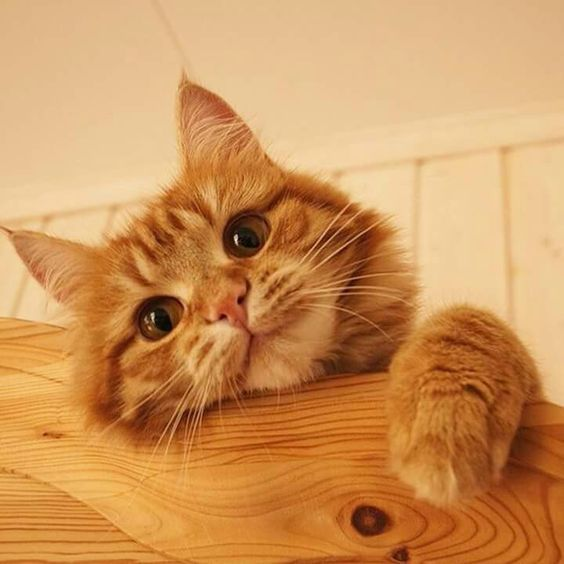
#> input picture practical/images/cat.jpg, 564 x 564 px
$ python threshold.py
#> lines starting #> are read from the running program, lines starting #| are printed output that depends on the picture; after the words box and inside, x2 and y2 are one past the last pixel; in counts of white or black regions, pixels touching at a corner belong together
import cv2
import numpy as np

img=cv2.imread("images/cat.jpg",0)
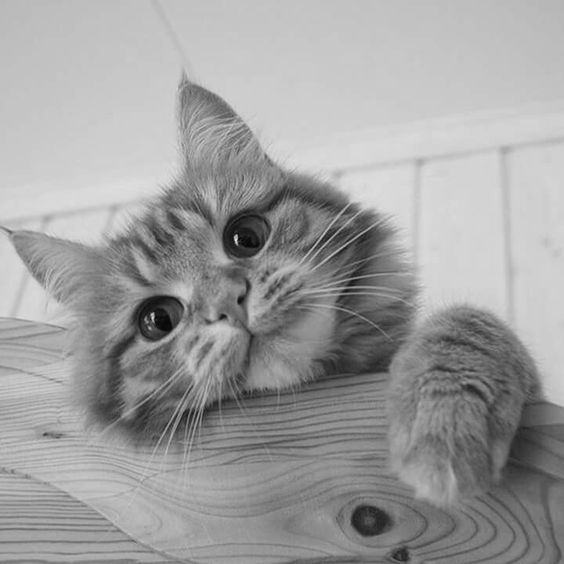
#> img: shape (564, 564); min 2, max 232, mean 158.6

height,width=img.shape
#> height = 564; width = 564

minval=np.min(img)
#> minval = 2
maxval=np.max(img)
#> maxval = 232

t=0.6*(minval+maxval)
#> t = 140.4

thresholded=np.zeros(shape=(height,width),dtype=np.uint8)

for i in range(height):
    for j in range(width):
        if img[i,j]>t:
            thresholded[i,j]=255
        else:
            thresholded[i,j]=0
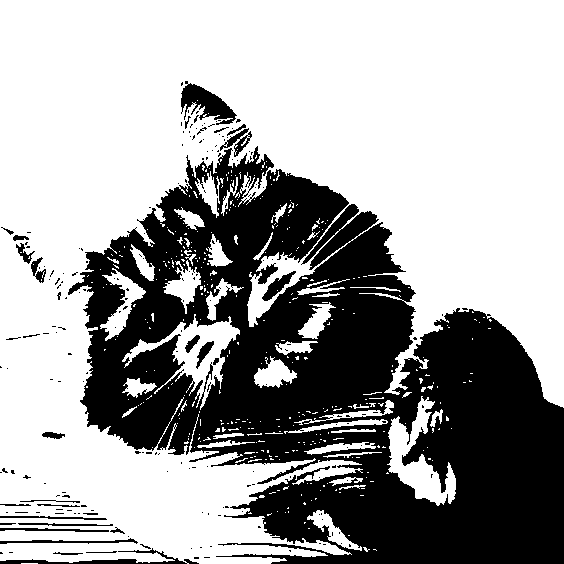
#> thresholded: shape (564, 564); 64.1% white; 214 black regions (184 under 20 px), largest, box (x1, y1, x2, y2) and area: (68, 146, 564, 564) 108548, (181, 81, 237, 125) 1149, (0, 548, 199, 564) 735

cv2.imshow("Original",img)

cv2.imshow("Thresholded",thresholded)

cv2.waitKey(0)

cv2.destroyAllWindows()

$ run again, with practical/images/rainbow.jpg copied over practical/images/cat.jpg
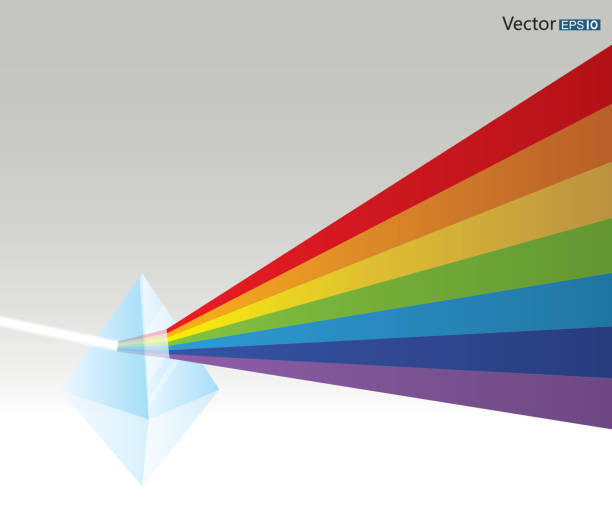
#> input picture practical/images/rainbow.jpg, 612 x 515 px
#> `img=cv2.imread("images/cat.jpg",0)`:
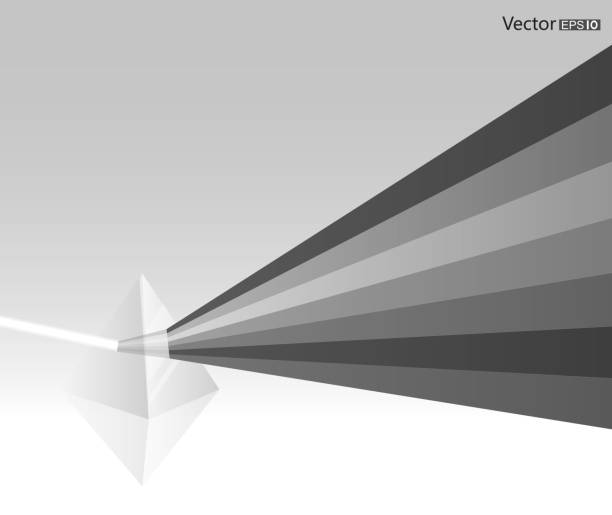
#> img: shape (515, 612); min 17, max 255, mean 190
#> minval = 17
#> maxval = 255
#> t = 9.6

$ run again, with practical/images/say.jpg copied over practical/images/cat.jpg
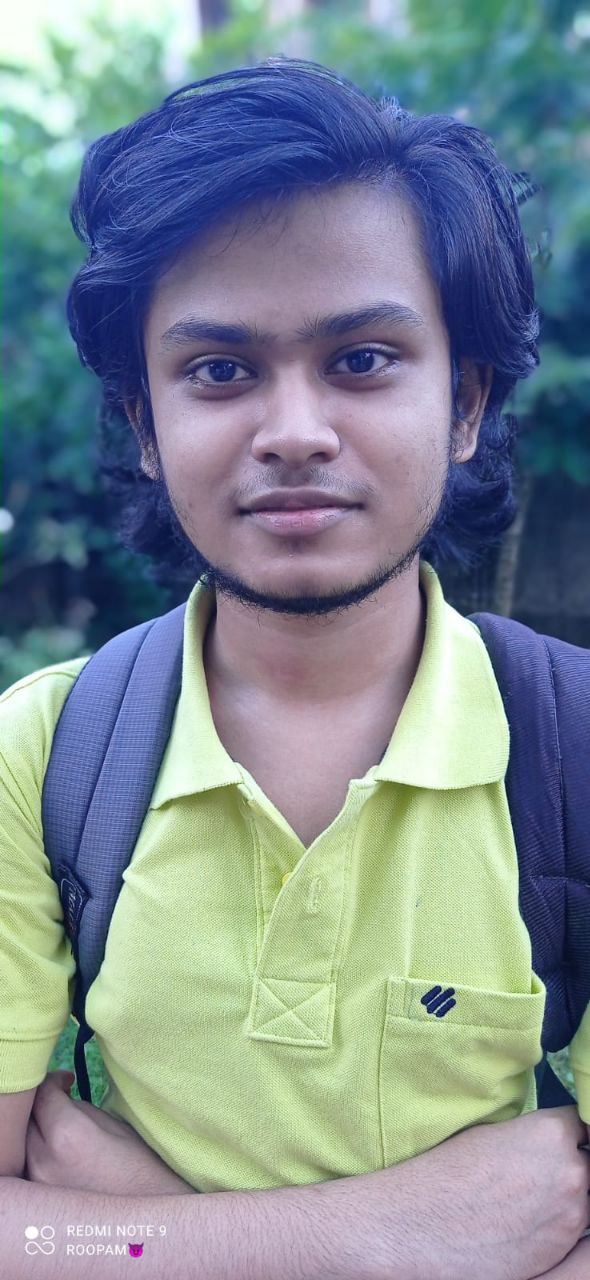
#> input picture practical/images/say.jpg, 590 x 1280 px
#> `img=cv2.imread("images/cat.jpg",0)`:
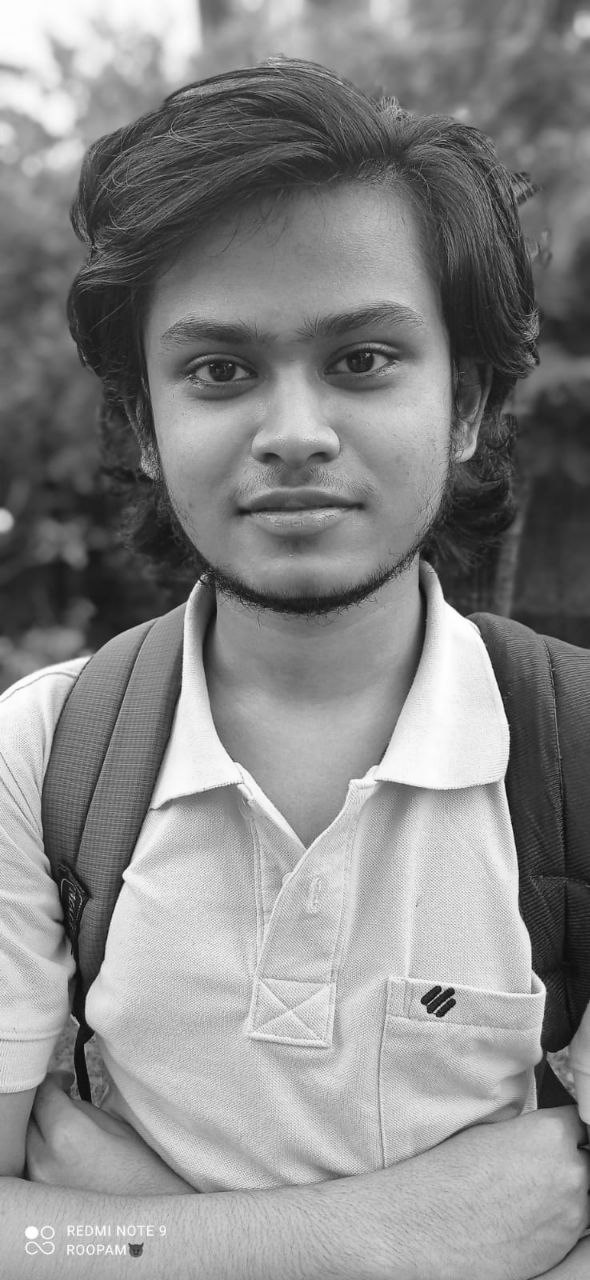
#> img: shape (1280, 590); min 4, max 255, mean 136.4
#> minval = 4
#> maxval = 255
#> t = 1.8
